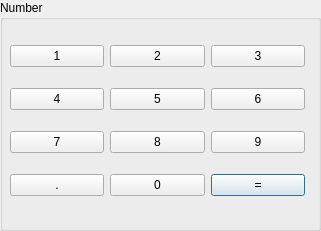
  <widget class="QGroupBox" name="groupBox_7">
   <property name="geometry">
    <rect>
     <x>30</x>
     <y>110</y>
     <width>321</width>
     <height>231</height>
    </rect>
   </property>
   <property name="title">
    <string>Number</string>
   </property>
   <widget class="QWidget" name="layoutWidget">
    <property name="geometry">
     <rect>
      <x>10</x>
      <y>30</y>
      <width>295</width>
      <height>181</height>
     </rect>
    </property>
    <layout class="QGridLayout" name="gridLayout">
     <item row="0" column="2">
      <widget class="QPushButton" name="PB_3">
       <property name="text">
        <string>3</string>
       </property>
      </widget>
     </item>
     <item row="0" column="1">
      <widget class="QPushButton" name="PB_2">
       <property name="text">
        <string>2</string>
       </property>
      </widget>
     </item>
     <item row="1" column="1">
      <widget class="QPushButton" name="PB_5">
       <property name="text">
        <string>5</string>
       </property>
      </widget>
     </item>
     <item row="1" column="0">
      <widget class="QPushButton" name="PB_4">
       <property name="text">
        <string>4</string>
       </property>
      </widget>
     </item>
     <item row="2" column="2">
      <widget class="QPushButton" name="PB_9">
       <property name="text">
        <string>9</string>
       </property>
      </widget>
     </item>
     <item row="3" column="2">
      <widget class="QPushButton" name="PB_mosavi">
       <property name="text">
        <string>=</string>
       </property>
       <property name="default">
        <bool>true</bool>
       </property>
      </widget>
     </item>
     <item row="2" column="0">
      <widget class="QPushButton" name="PB7">
       <property name="text">
        <string>7</string>
       </property>
      </widget>
     </item>
     <item row="3" column="1">
      <widget class="QPushButton" name="PB_0">
       <property name="text">
        <string>0</string>
       </property>
      </widget>
     </item>
     <item row="1" column="2">
      <widget class="QPushButton" name="PB_6">
       <property name="text">
        <string>6</string>
       </property>
      </widget>
     </item>
     <item row="3" column="0">
      <widget class="QPushButton" name="PB_dot">
       <property name="text">
        <string>.</string>
       </property>
      </widget>
     </item>
     <item row="2" column="1">
      <widget class="QPushButton" name="PB_8">
       <property name="text">
        <string>8</string>
       </property>
      </widget>
     </item>
     <item row="0" column="0">
      <widget class="QPushButton" name="PB_1">
       <property name="text">
        <string>1</string>
       </property>
       <property name="iconSize">
        <size>
         <width>30</width>
         <height>30</height>
        </size>
       </property>
       <property name="default">
        <bool>false</bool>
       </property>
      </widget>
     </item>
    </layout>
   </widget>
  </widget>
